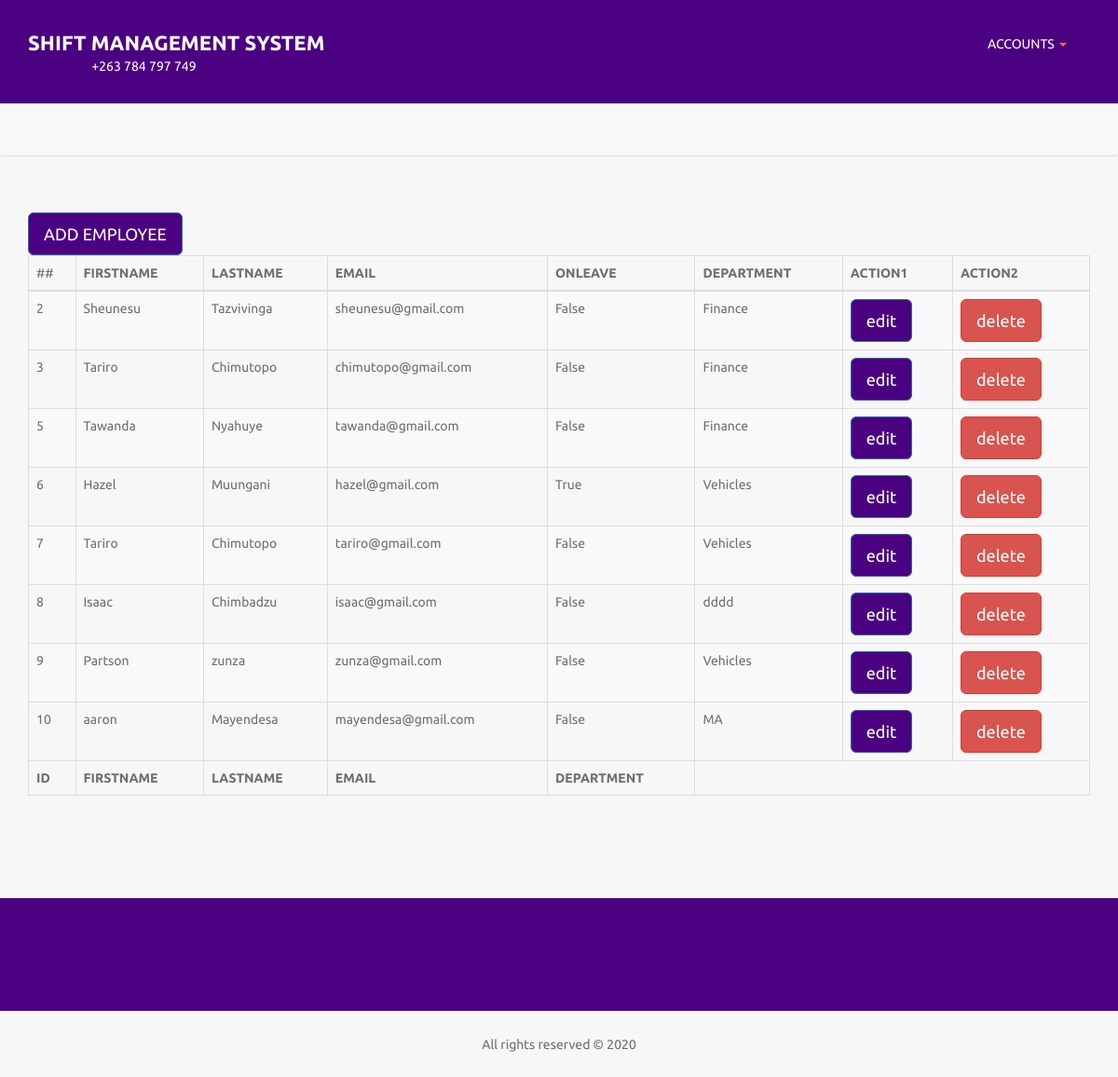
/employees/, run on the app's committed database.
### employee/models.py (models this page shows, shortened)
class Employee(models.Model):
    firstname=models.CharField(max_length=250)
    lastname=models.CharField(max_length=250)
    email=models.EmailField(max_length=250)
    onleave=models.BooleanField(default=False)
    department=models.ForeignKey(Department,on_delete=models.DO_NOTHING)
    class Meta:
        def __str__(self):
            return self.firstname

class Department(models.Model):
    name=models.CharField(max_length=250)
    description=models.CharField(max_length=250)

### employee/views.py (the view)
# urls.py: url(r'^employees/',views.employees,name='employees'),
def employees(request):
    if request.method=='GET':
        employees = Employee.objects.all()
        template = loader.get_template('employee/employee.html')
        context = {
            'employees': employees,
        }
        return HttpResponse(template.render(context, request))

### employee/templates/employee/employee.html
{% extends 'base.html'%}
{% load static %}
{% load crispy_forms_tags %}
{% block content %}
 {% if employees %}
    <div class="avt-post-wrapper section">
        <div class="container">
             <td><a href="{% url 'post-employees'%}" class="btn btn-primary btn-lg" style="background-color:indigo;">ADD EMPLOYEE</a></td>
        </div>
        <div class="container">
            <table id="example" class="table table-striped table-bordered" style="width:100%">
                <thead class="bg-secondary">
                    <tr>
                <td>##</td>
                <th>FIRSTNAME</th>
                <th>LASTNAME</th>
                <th>EMAIL</th>
                <th>ONLEAVE</th>
                <th>DEPARTMENT</th>
                <th>ACTION1</th>
                     <th>ACTION2</th>
                    </tr>
                </thead>
                <tbody>
                  {% for employee in employees%}
                  <tr>
                    <td>{{ employee.id }}</td>
                    <td>{{ employee.firstname }}</td>
                    <td>{{ employee.lastname }}</td>
                    <td>{{ employee.email }}</td>
                    <td>{{ employee.onleave }}</td>
                    <td>{{ employee.department.name }}</td>
                    <td><a href="{% url 'deleteemployee' pk=employee.id %}" class="btn btn-primary btn-lg" style="background-color:indigo;">edit</a></td>
                    <td><a href="{% url 'deleteemployee' pk=employee.id %}" class="btn btn-danger btn-lg">delete</a></td>
                </tr>
                  {% endfor %}
                </tbody>
                <tfoot>
                    <tr>
                        <th>ID</th>
                        <th>FIRSTNAME</th>
                        <th>LASTNAME</th>
                        <th>EMAIL</th>
                        <th>DEPARTMENT</th>
                    </tr>
                </tfoot>
            </table>
        </div>
    </div>
        {% else %}
            <strong>No employees yet</strong>
        {% endif %}
{%endblock%}

### templates/base.html (style rules this page uses)
html, body { font-family: ubuntu, sans-serif; font-weight: 400; color: #6f6f6f; overflow-x: hidden; -webkit-font-smoothing: antialiased; background-color: #f7f7f7 }
a { font-family: ubuntu, sans-serif; color: #ff7043 }
a, a:hover, a:focus, input:focus { text-decoration: none; outline: none; color: #ff7043 }
.section { padding: 60px 0; margin-bottom: 30px }
a, .topbar a, .btn.btn-primary, .carousel-control, .top-social li a, .entry-content .entry-title a, .entry-meta span a, .date, .entry-thubmnail img, .footer-widget a, .item-title h3 a, .filter-list .list-group li a, .product-social a, .item-image img, .tab-view li, .nav-tabs>li a, .item-image .left-control, .item-image .right-control { -webkit-transition: all .3s ease-in-out; -moz-transition: all .3s ease-in-out; -ms-transition: all .3s ease-in-out; -o-transition: all .3s ease-in-out; transition: all .3s ease-in-out }

### data on the page
Employee: id "2", firstname "Sheunesu", lastname "Tazvivinga", email "sheunesu@gmail.com", onleave "False", department.name "Finance"
Employee: id "3", firstname "Tariro", lastname "Chimutopo", email "chimutopo@gmail.com", onleave "False", department.name "Finance"
Employee: id "5", firstname "Tawanda", lastname "Nyahuye", email "tawanda@gmail.com", onleave "False", department.name "Finance"
Employee: id "6", firstname "Hazel", lastname "Muungani", email "hazel@gmail.com", onleave "True", department.name "Vehicles"
Employee: id "7", firstname "Tariro", lastname "Chimutopo", email "tariro@gmail.com", onleave "False", department.name "Vehicles"
Employee: id "8", firstname "Isaac", lastname "Chimbadzu", email "isaac@gmail.com", onleave "False", department.name "dddd"
Employee: id "9", firstname "Partson", lastname "zunza", email "zunza@gmail.com", onleave "False", department.name "Vehicles"
Employee: id "10", firstname "aaron", lastname "Mayendesa", email "mayendesa@gmail.com", onleave "False", department.name "MA"
